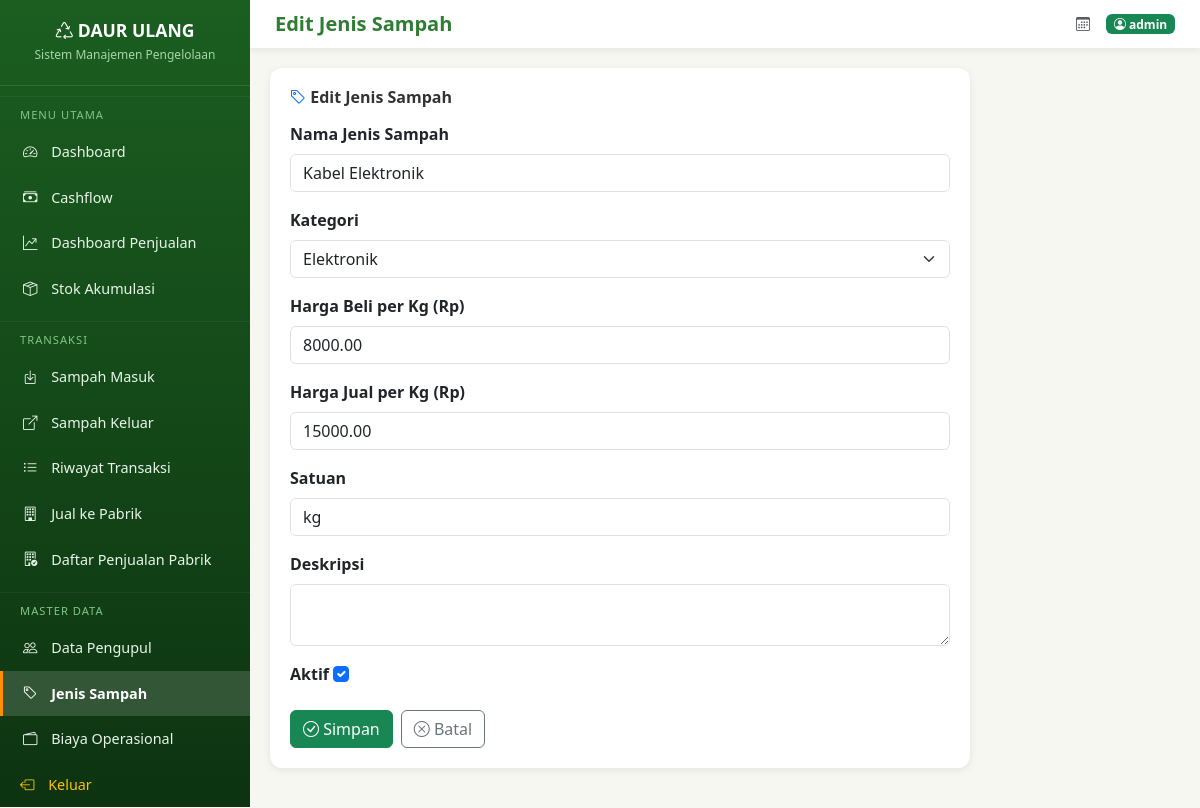
The page /waste/waste-types/12/edit/ (signed in) on the database its author committed.
### waste_mgmt/models.py (models this page shows, shortened)
class WasteType(models.Model):
    CATEGORY_CHOICES = [
        ('plastik', 'Plastik'),
        ('logam', 'Logam'),
        ('kertas', 'Kertas'),
        ('kaca', 'Kaca'),
        ('elektronik', 'Elektronik'),
        ('tekstil', 'Tekstil'),
        ('organik', 'Organik'),
        ('lainnya', 'Lainnya'),
    ]
    name = models.CharField('Nama Jenis Sampah', max_length=200)
    category = models.CharField('Kategori', max_length=20, choices=CATEGORY_CHOICES, default='lainnya')
    purchase_price_per_kg = models.DecimalField(
        'Harga Beli per Kg (Rp)',
        max_digits=12, decimal_places=2,
        validators=[MinValueValidator(0)]
    )
    selling_price_per_kg = models.DecimalField(
        'Harga Jual per Kg (Rp)',
        max_digits=12, decimal_places=2,
        validators=[MinValueValidator(0)]
    )
    unit = models.CharField('Satuan', max_length=20, default='kg')
    description = models.TextField('Deskripsi', blank=True)
    is_active = models.BooleanField('Aktif', default=True)
    class Meta:
        ordering = ['category', 'name']
        verbose_name = 'Jenis Sampah'
        verbose_name_plural = 'Data Jenis Sampah'

### waste_mgmt/views.py (the view)
# urls.py: path('waste-types/<int:pk>/edit/', views.waste_type_update, name='waste_type_update'),
@login_required
def waste_type_update(request, pk):
    waste_type = get_object_or_404(WasteType, pk=pk)
    if request.method == 'POST':
        form = WasteTypeForm(request.POST, instance=waste_type)
        if form.is_valid():
            form.save()
            messages.success(request, 'Jenis sampah berhasil diperbarui!')
            return redirect('waste:waste_type_list')
    else:
        form = WasteTypeForm(instance=waste_type)
    return render(request, 'waste_mgmt/waste_type_form.html', {
        'form': form, 'title': 'Edit Jenis Sampah', 'waste_type': waste_type
    })

### waste_mgmt/forms.py
class WasteTypeForm(forms.ModelForm):
    class Meta:
        model = WasteType
        fields = ['name', 'category', 'purchase_price_per_kg', 'selling_price_per_kg', 'unit', 'description', 'is_active']
        widgets = {
            'name': forms.TextInput(attrs={'class': 'form-control', 'placeholder': 'Contoh: Botol PET'}),
            'category': forms.Select(attrs={'class': 'form-select'}),
            'purchase_price_per_kg': forms.NumberInput(attrs={'class': 'form-control', 'step': '0.01', 'placeholder': 'Harga beli per kg'}),
            'selling_price_per_kg': forms.NumberInput(attrs={'class': 'form-control', 'step': '0.01', 'placeholder': 'Harga jual per kg'}),
            'unit': forms.TextInput(attrs={'class': 'form-control', 'placeholder': 'kg'}),
            'description': forms.Textarea(attrs={'class': 'form-control', 'rows': 2}),
            'is_active': forms.CheckboxInput(attrs={'class': 'form-check-input'}),
        }

### templates/waste_mgmt/waste_type_form.html (shortened to what this page needs)
{% extends 'base.html' %}
{% block page_title %}{{ title }}{% endblock %}
{% block nav_waste_types %}active{% endblock %}
{% block content %}
<div class="chart-container" style="max-width: 700px;">
    <h6><i class="bi bi-tag text-primary"></i> {{ title }}</h6>
    <form method="post">
        {% for field in form %}
        <div class="mb-3">
            <label for="{{ field.id_for_label }}" class="form-label fw-bold">{{ field.label }}</label>
            {{ field }}
        </div>
        {% endfor %}
        <div class="d-flex gap-2 mt-3">
            <button type="submit" class="btn btn-success">
                <i class="bi bi-check-circle"></i> Simpan
            </button>
            <a href="{% url 'waste:waste_type_list' %}" class="btn btn-outline-secondary">
                <i class="bi bi-x-circle"></i> Batal
            </a>
        </div>
    </form>
</div>
{% endblock %}

### templates/base.html (shortened to what this page needs)
<!DOCTYPE html>
<html lang="id">
<head>
    <link href="https://cdn.jsdelivr.net/npm/bootstrap@5.3.3/dist/css/bootstrap.min.css" rel="stylesheet">
    <link href="https://cdn.jsdelivr.net/npm/bootstrap-icons@1.11.3/font/bootstrap-icons.min.css" rel="stylesheet">
    <link href="/static/css/style.css" rel="stylesheet">
</head>
<body>
    {% if user.is_authenticated %}
    <div class="sidebar">
        <div class="brand">
            <h4><i class="bi bi-recycle"></i> DAUR ULANG</h4>
            <small>Sistem Manajemen Pengelolaan</small>
        </div>
        <div class="nav-section">MENU UTAMA</div>
        <nav class="nav flex-column">
            <a href="{% url 'waste:dashboard' %}" class="nav-link {% block nav_dashboard %}{% endblock %}">
                <i class="bi bi-speedometer2"></i> Dashboard
            </a>
            <a href="{% url 'waste:cashflow_dashboard' %}" class="nav-link {% block nav_cashflow %}{% endblock %}">
                <i class="bi bi-cash-stack"></i> Cashflow
            </a>
            <a href="{% url 'waste:sales_dashboard' %}" class="nav-link {% block nav_sales %}{% endblock %}">
                <i class="bi bi-graph-up-arrow"></i> Dashboard Penjualan
            </a>
            <a href="{% url 'waste:stock_view' %}" class="nav-link {% block nav_stock %}{% endblock %}">
                <i class="bi bi-box-seam"></i> Stok Akumulasi
            </a>
        </nav>
        <div class="nav-section">TRANSAKSI</div>
        <nav class="nav flex-column">
            <a href="{% url 'waste:transaction_in_create' %}" class="nav-link {% block nav_trans_in %}{% endblock %}">
                <i class="bi bi-box-arrow-in-down"></i> Sampah Masuk
            </a>
            <a href="{% url 'waste:transaction_out_create' %}" class="nav-link {% block nav_trans_out %}{% endblock %}">
                <i class="bi bi-box-arrow-up-right"></i> Sampah Keluar
            </a>
            <a href="{% url 'waste:transaction_list' %}" class="nav-link {% block nav_trans_list %}{% endblock %}">
                <i class="bi bi-list-ul"></i> Riwayat Transaksi
            </a>
            <a href="{% url 'waste:factory_sale_create' %}" class="nav-link {% block nav_factory_create %}{% endblock %}">
                <i class="bi bi-building"></i> Jual ke Pabrik
            </a>
            <a href="{% url 'waste:factory_sale_list' %}" class="nav-link {% block nav_factory_list %}{% endblock %}">
                <i class="bi bi-building-check"></i> Daftar Penjualan Pabrik
            </a>
        </nav>
        <div class="nav-section">MASTER DATA</div>
        <nav class="nav flex-column">
            <a href="{% url 'waste:collector_list' %}" class="nav-link {% block nav_collectors %}{% endblock %}">
                <i class="bi bi-people"></i> Data Pengupul
            </a>
            <a href="{% url 'waste:waste_type_list' %}" class="nav-link {% block nav_waste_types %}{% endblock %}">
                <i class="bi bi-tag"></i> Jenis Sampah
            </a>
            <a href="{% url 'waste:operational_cost_list' %}" class="nav-link {% block nav_opex %}{% endblock %}">
                <i class="bi bi-wallet2"></i> Biaya Operasional
            </a>
        </nav>
        <form action="{% url 'accounts:logout' %}" method="post">
            <button type="submit" class="nav-link text-warning" style="border: none; background: transparent; cursor: pointer; width: 100%; text-align: left;">
                <i class="bi bi-box-arrow-left"></i> Keluar
            </button>
        </form>
    </div>
    <div class="main-content">
        <div class="top-navbar">
            <div>
                <h5 class="mb-0" style="color: var(--primary-color); font-weight:700;">
                    {% block page_title %}Dashboard{% endblock %}
                </h5>
            </div>
            <div class="d-flex align-items-center gap-3">
                <small class="text-muted"><i class="bi bi-calendar3"></i> {{ today|default:'' }}</small>
                <span class="badge bg-success"><i class="bi bi-person-circle"></i> {{ user.username }}</span>
            </div>
        </div>
        {% block content %}{% endblock %}
    </div>
    {% else %}
    {% block login_content %}{% endblock %}
    {% endif %}
</body>
</html>

### static/css/style.css (style rules this page uses)
:root { --primary-color: #2e7d32; --primary-dark: #1b5e20; --primary-light: #4caf50; --accent-color: #ff8f00; --accent-light: #ffb300; --danger-color: #c62828; --bg-light: #f5f7f0; --sidebar-bg: #1b5e20; --sidebar-text: #e8f5e9; --card-shadow: 0 2px 8px rgba(0,0,0,0.08); }
body { background-color: var(--bg-light); font-family: 'Segoe UI', Tahoma, Geneva, Verdana, sans-serif; }
.sidebar { background: linear-gradient(180deg, var(--sidebar-bg) 0%, #0d3311 100%); min-height: 100vh; color: var(--sidebar-text); padding-top: 0; position: fixed; top: 0; left: 0; width: 250px; z-index: 1000; overflow-y: auto; }
.sidebar .brand { padding: 20px 15px; border-bottom: 1px solid rgba(255,255,255,0.1); text-align: center; }
.sidebar .brand h4 { color: #fff; font-weight: 700; margin: 0; font-size: 1.1rem; }
.sidebar .brand small { color: #a5d6a7; font-size: 0.75rem; }
.sidebar .nav-link { color: var(--sidebar-text); padding: 12px 20px; border-radius: 0; transition: all 0.2s; font-size: 0.9rem; border-left: 3px solid transparent; }
.sidebar .nav-link.active { background: rgba(255,255,255,0.15); color: #fff; border-left-color: var(--accent-color); font-weight: 600; }
.sidebar .nav-link i { margin-right: 10px; width: 20px; text-align: center; }
.sidebar .nav-section { padding: 10px 20px 5px; font-size: 0.7rem; text-transform: uppercase; letter-spacing: 1px; color: #81c784; margin-top: 10px; border-top: 1px solid rgba(255,255,255,0.05); }
.main-content { margin-left: 250px; padding: 20px; min-height: 100vh; }
.top-navbar { background: #fff; box-shadow: var(--card-shadow); padding: 12px 25px; margin: -20px -20px 20px; display: flex; justify-content: space-between; align-items: center; }
.chart-container { background: #fff; border-radius: 12px; box-shadow: var(--card-shadow); padding: 20px; margin-bottom: 20px; }
.chart-container h6 { color: #333; font-weight: 700; margin-bottom: 15px; }

### rows shown on the page
WasteType: form "Kabel Elektronik" "Elektronik" "8000.00" "15000.00" "kg" "☑"

### other values the page prints
{{ title }} "Edit Jenis Sampah"
{{ user.username }} "admin"
{{ field.label }} "Nama Jenis Sampah" "Kategori" "Harga Beli per Kg (Rp)" "Harga Jual per Kg (Rp)" "Satuan" "Deskripsi" "Aktif"
